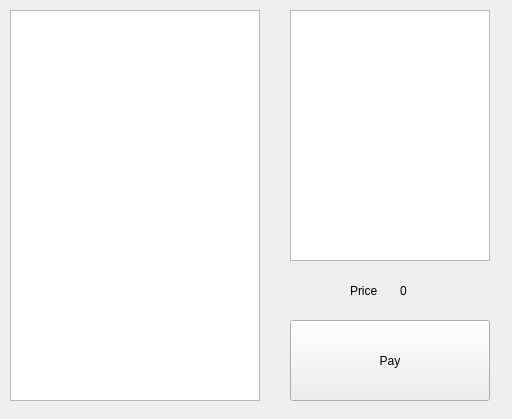
<?xml version="1.0" encoding="UTF-8"?>
<ui version="4.0">
 <class>payment</class>
 <widget class="QWidget" name="payment">
  <property name="geometry">
   <rect>
    <x>0</x>
    <y>0</y>
    <width>512</width>
    <height>419</height>
   </rect>
  </property>
  <property name="windowTitle">
   <string>Payment</string>
  </property>
  <widget class="QTableWidget" name="tableMenu">
   <property name="geometry">
    <rect>
     <x>10</x>
     <y>10</y>
     <width>250</width>
     <height>391</height>
    </rect>
   </property>
  </widget>
  <widget class="QTableWidget" name="tableCart">
   <property name="geometry">
    <rect>
     <x>290</x>
     <y>10</y>
     <width>200</width>
     <height>251</height>
    </rect>
   </property>
  </widget>
  <widget class="QLabel" name="lbPriceToPay">
   <property name="geometry">
    <rect>
     <x>350</x>
     <y>280</y>
     <width>68</width>
     <height>22</height>
    </rect>
   </property>
   <property name="text">
    <string>Price</string>
   </property>
  </widget>
  <widget class="QPushButton" name="btnPay">
   <property name="geometry">
    <rect>
     <x>290</x>
     <y>320</y>
     <width>200</width>
     <height>81</height>
    </rect>
   </property>
   <property name="text">
    <string>Pay</string>
   </property>
  </widget>
  <widget class="QLabel" name="lbPrice">
   <property name="geometry">
    <rect>
     <x>400</x>
     <y>280</y>
     <width>68</width>
     <height>22</height>
    </rect>
   </property>
   <property name="text">
    <string>0</string>
   </property>
  </widget>
 </widget>
 <resources/>
 <connections/>
</ui>
